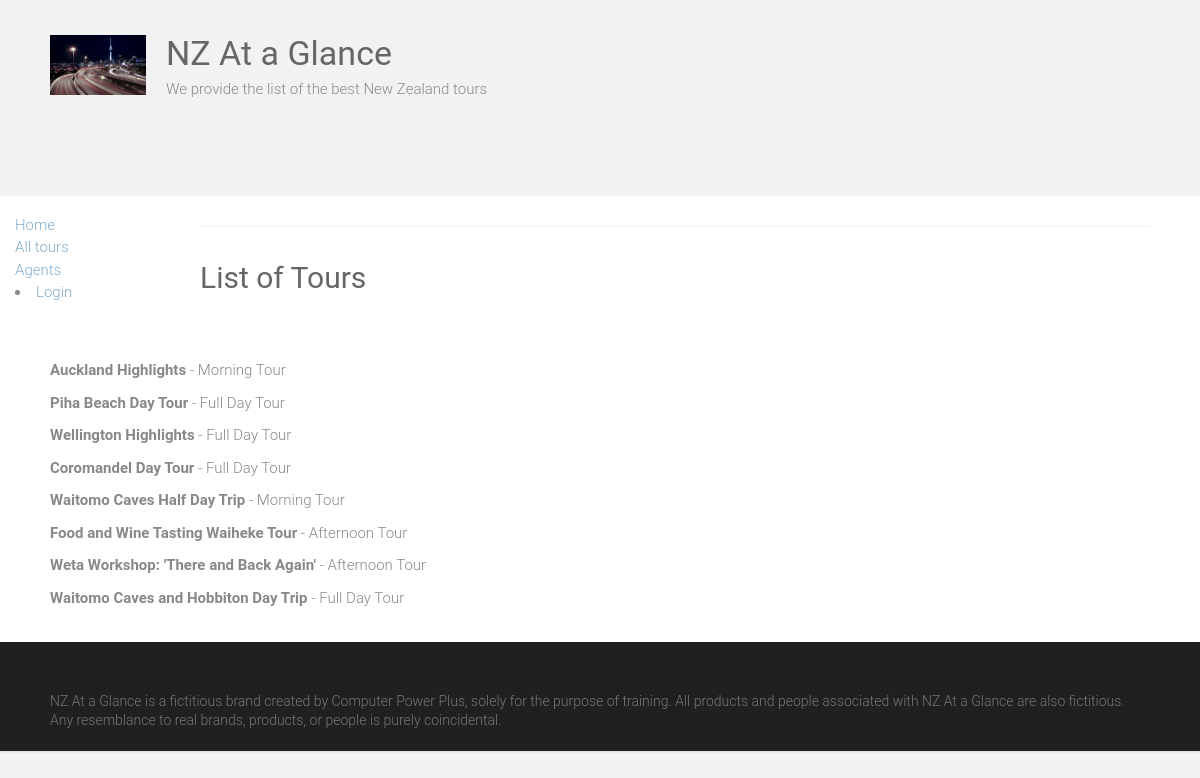
Page /home/tours/ on the committed database.
### home/models.py (models this page shows, shortened)
class Tour(models.Model):
    tour_name = models.CharField(max_length=150)
    duration = models.ForeignKey('Duration', on_delete=models.SET_NULL, null=True)
    description = models.TextField()
    available = models.BooleanField()
    agent = models.ForeignKey('Agent', on_delete=models.SET_NULL, null=True)
    class Meta:
        permissions = (("can_change_availability", "Set tour as available"),)

class Duration(models.Model):
    duration = models.CharField(max_length=50)
    def __str__(self):
        return self.duration

### home/views.py (the view)
# urls.py: path('tours/', views.TourListView.as_view(), name='tours'),
class TourListView(generic.ListView):
    model = Tour
    paginate_by = 10

### home/templates/home/tour_list.html
{% extends "base.html" %}
{% block content %}
    <h1>List of Tours</h1>
    <br><br>
    {% if tour_list %}
    <ul>
      {% for tour in tour_list %}
      <div class="tourname">
        <a href="{% url 'tour_detail' tour.id %}">
          <p><strong>{{ tour.tour_name|capfirst }}</strong> - {{tour.duration}}</strong></p>
        </a>
     </div>
      {% endfor %}
      <br>
    </ul>
    {% else %}
      <p>There are no tours to display.</p>
    {% endif %}
{% endblock %}

### home/templates/base.html (shortened to what this page needs)
{% load static %}
<html lang="en-US">
    <head>
        <link rel="stylesheet" href="https://maxcdn.bootstrapcdn.com/bootstrap/3.3.7/css/bootstrap.min.css">
        {% load static %}
        <link rel="stylesheet" id="ample-style-css" href="{% static 'style.css' %}" type="text/css" media="all">
        <header>
            <div class="header">
                <div class="main-head-wrap inner-wrap clearfix">
                    <div id="header-logo-image">
                      <img src="{% static 'images/logo.png' %}" alt="NZ At a Glance">
                    </div>
                    <div id="header-text" class="">
                        <h1 id="site-title">
                            <a href="/" title="NZ At a Glance" rel="home">NZ At a Glance</a>
                        </h1>
                        <p>We provide the list of the best New Zealand tours</p>
                    </div>
                </div>
            </div>
        </header>
    </head>
    <body class="wide">
      <div class="container-fluid">
        <div class="row">
            <div class="col-sm-2">
              {% block sidebar %}
              <ul class="sidebar-nav">
                <br><br><br>
                <li><a href="{% url 'home' %}">Home</a></li>
                <li><a href="{% url 'tours' %}">All tours</a></li>
                <li><a href="{% url 'agents' %}">Agents</a></li>
              </ul>
              {% endblock %}
              {% if user.is_authenticated %}
     <li>User: {{ user.get_username }}</li>
     <li><a href="{% url 'logout'%}?next={{request.path}}">Logout</a></li>
   {% else %}
     <li><a href="{% url 'login'%}?next={{request.path}}">Login</a></li>
   {% endif %}
            </div>
        <div id="page" class="hfeed site">
            <div class="main-wrapper">
                <div class="single-page clearfix">
                    <div class="inner-wrap">
                        <hr>
                        <div>
                          {% block content %}
                          {% endblock %}
                        </div>
                    </div>
                </div>
            </div>
            <footer id="colophon">
                <div class="inner-wrap">
                    NZ At a Glance is a fictitious brand created by Computer Power Plus, solely for the purpose of training. All products and people associated with NZ At a Glance are also fictitious. Any resemblance to real brands, products, or people is purely coincidental.
                </div>
            </footer>
        </div>
      </div>
    </div>
    </body>
</html>

### static/style.css (style rules this page uses)
html, body, div, span, applet, object, iframe, h1, h2, h3, h4, h5, h6, p, blockquote, pre, a, abbr, acronym, address, big, cite, code, del, dfn, em, font, ins, kbd, q, s, samp, small, strike, strong, sub, sup, tt, var, dl, dt, dd, ol, ul, li, fieldset, form, label, legend, table, caption, tbody, tfoot, thead, tr, th, td { border: 0; font: inherit; font-size: 100%; font-style: inherit; font-weight: inherit; margin: 0; outline: 0; padding: 0; vertical-align: baseline; }
html { overflow-y: scroll; -webkit-text-size-adjust: 100%; -ms-text-size-adjust: 100%; }
article, aside, details, figcaption, figure, footer, header, main, nav, section { display: block; }
h1, h2, h3, h4, h5, h6 { color: #666666; line-height: 1.4; padding-bottom: 15px; font-weight: normal; }
h1 { font-size: 30px; }
body, button, input, select, textarea { color: #888888; font-size: 15px; line-height: 1.5; font-family: 'Roboto', sans-serif; font-weight: 300; }
p { color: #888888; font-size: 15px; line-height: 1.5; margin-bottom: 15px; font-weight: 300; }
ul, ol { list-style: none; }
body { background: #f2f2f2; }
strong { font-weight: bold; }
hr { border-color: #f2f2f2; border-style: solid none none; border-width: 1px 0 0; height: 0; margin: 30px 0; }
a { color: #80abc8; text-decoration: none; -webkit-transition: 0.25s ease-in-out; -moz-transition: 0.25s ease-in-out; transition: 0.25s ease-in-out; -ms-transition: 0.25s ease-in-out; -o-transition: 0.25s ease-in-out; }
img { max-width: 100%; height: auto; vertical-align: top; margin-bottom: 18px; }
.clearfix:after { visibility: hidden; display: block; font-size: 0; content: " "; clear: both; height: 0; }
.clearfix { display: inline-block; }
.clearfix { display: block; }
body { padding-top: 30px; padding-bottom: 30px; }
body.wide { padding-top: 0; padding-bottom: 0; }
#page { background-color: #ffffff; margin: 0 auto; max-width: 1180px; box-shadow: 0 1px 2px 0 rgba(0, 0, 0, 0.1); }
.wide #page { max-width: 100%; }
.inner-wrap { max-width: 1100px; margin: 0 auto; }
.main-head-wrap { padding: 30px 0; }
.header { border-bottom: 1px solid #f2f2f2; }
#header-logo-image { float: left; padding: 5px 20px 5px 0; max-width: 100%; }
#header-logo-image img { margin-bottom: 0px; max-height: 60px; height: auto; width: auto; }
#header-text { float: left; padding-right: 20px; }
#site-title { padding-bottom: 0; }
#site-title a { color: #666666; font-size: 34px; }
.single-page { margin-top: 50px; }
.single-page p { margin-bottom: 10px; }
#colophon { font-size: 14px; clear: both; color: #777; background-color: #1f2021; overflow: hidden; padding: 50px 0 20px; }
#colophon, #colophon p { font-size: 14px; line-height: 1.4; }

### rows in the picture
Tour: tour_name "Auckland Highlights", duration "Morning Tour"
Tour: tour_name "Piha Beach Day Tour", duration "Full Day Tour"
Tour: tour_name "Wellington Highlights", duration "Full Day Tour"
Tour: tour_name "Coromandel Day Tour", duration "Full Day Tour"
Tour: tour_name "Waitomo Caves Half Day Trip", duration "Morning Tour"
Tour: tour_name "Food and Wine Tasting Waiheke Tour", duration "Afternoon Tour"
Tour: tour_name "Weta Workshop: 'There and Back Again'", duration "Afternoon Tour"
Tour: tour_name "Waitomo Caves and Hobbiton Day Trip", duration "Full Day Tour"
